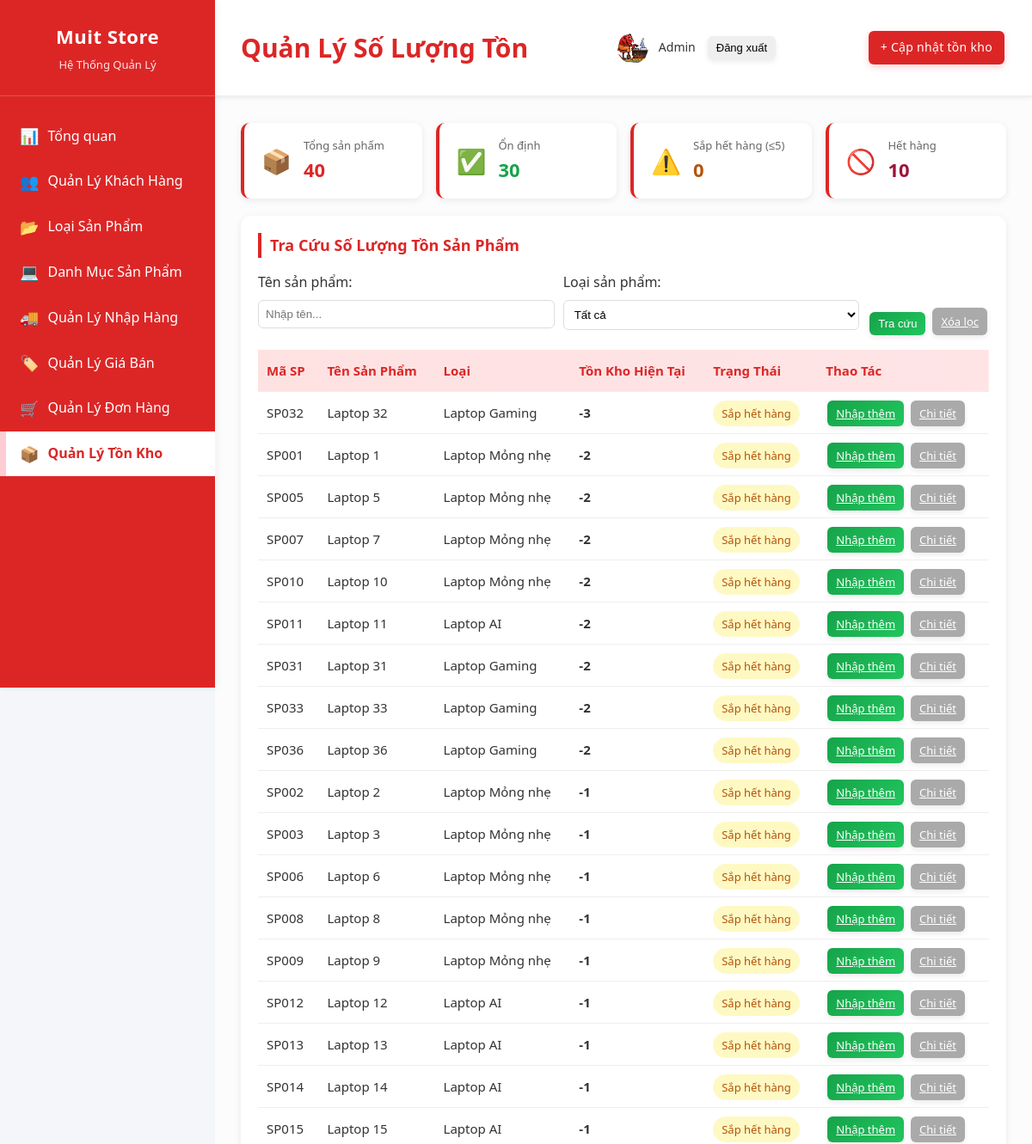
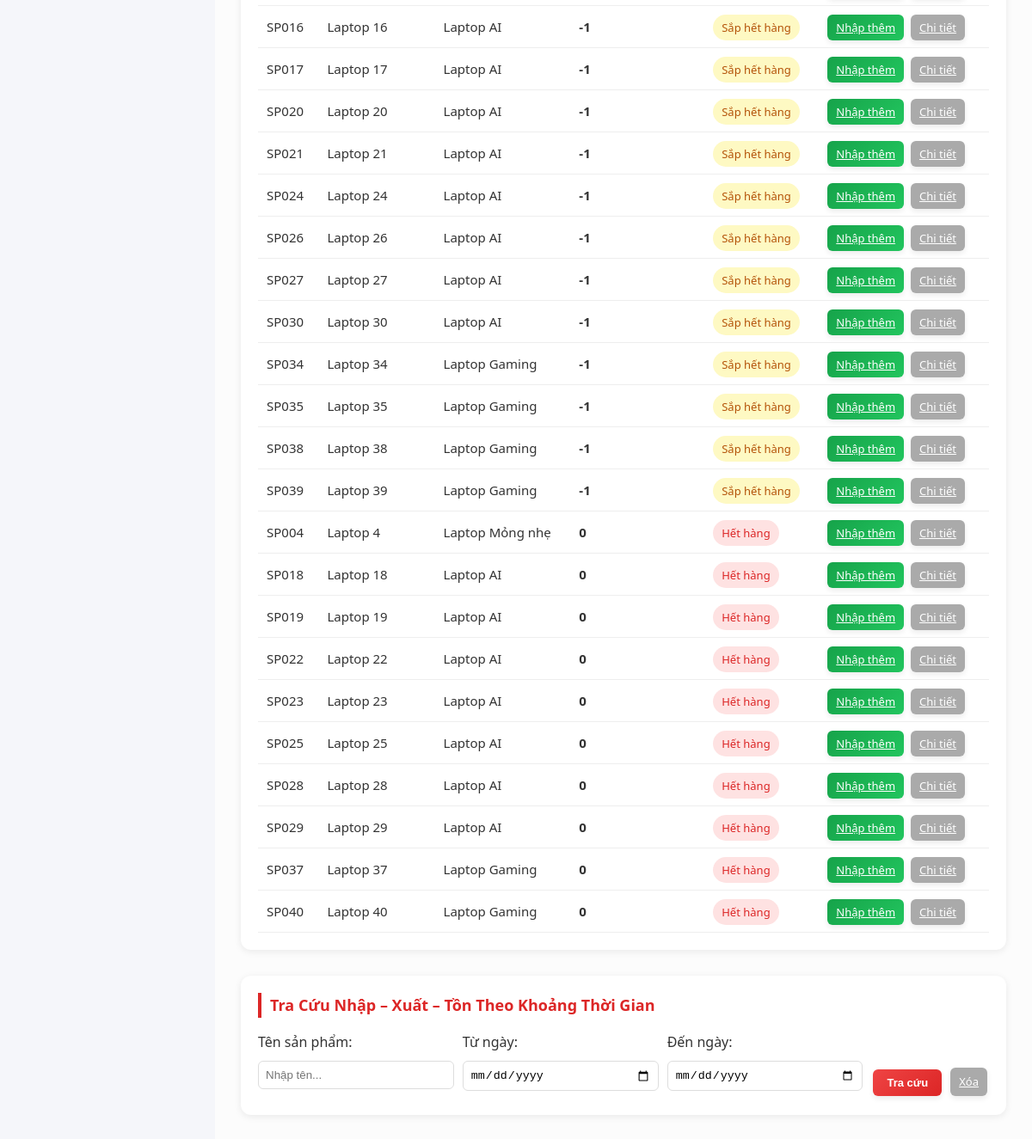
The page /adminweb/webbb/html/inventory.php (signed in) on the database its author committed (2 pictures, top to bottom).
### tables this page shows
CREATE TABLE `products` (
  `id` int(11) NOT NULL,
  `name` varchar(255) DEFAULT NULL,
  `price` int(11) DEFAULT NULL,
  `image` varchar(255) DEFAULT NULL,
  `category_id` int(11) NOT NULL,
  `cpu` varchar(255) NOT NULL,
  `ram` varchar(255) NOT NULL,
  `storage` varchar(255) NOT NULL,
  `gpu` varchar(255) NOT NULL,
  `screen` varchar(255) NOT NULL,
  `battery` varchar(255) NOT NULL,
  `weight` varchar(255) NOT NULL,
  `os` varchar(255) NOT NULL,
  `description` text DEFAULT NULL,
  `unit` varchar(50) DEFAULT NULL,
  `quantity` int(11) DEFAULT 0,
  `cost_price` int(11) DEFAULT 0,
  `profit_rate` int(11) DEFAULT 0,
  `status` tinyint(4) DEFAULT 1
);

CREATE TABLE `categories` (
  `id` int(11) NOT NULL,
  `code` varchar(10) NOT NULL,
  `name` varchar(255) NOT NULL,
  `status` tinyint(1) DEFAULT 1
);

### adminweb/webbb/html/inventory.php (the view, shortened to what this page needs)
<?php
require_once(__DIR__ . '/../../../config.php');
$search_name     = trim($_GET['search_name'] ?? '');
$range_name  = trim($_GET['range_name'] ?? '');
$range_from  = $_GET['range_from'] ?? '';
$range_to    = $_GET['range_to'] ?? '';
$sql = "
    SELECT p.id, p.name, c.name AS category_name, p.quantity
    FROM products p
    LEFT JOIN categories c ON p.category_id = c.id
    WHERE 1=1
";
$sql .= " ORDER BY p.quantity ASC";
$stmt = $conn->prepare($sql);
$stmt->execute();
$products = $stmt->get_result()->fetch_all(MYSQLI_ASSOC);
?>
<!doctype html>
<html lang="vi">
<head>
    <link rel="stylesheet" href="../css/style.css" />
</head>
<body>
<div class="sidebar">
    <div class="logo">
        <h2>Muit Store</h2>
        <p>Hệ Thống Quản Lý</p>
    </div>
    <nav class="menu">
        <a href="index.php"      class="menu-item"><span>📊</span> Tổng quan</a>
        <a href="customers.php"  class="menu-item"><span>👥</span> Quản Lý Khách Hàng</a>
        <a href="categories.php" class="menu-item"><span>📂</span> Loại Sản Phẩm</a>
        <a href="products.php"   class="menu-item"><span>💻</span> Danh Mục Sản Phẩm</a>
        <a href="import.php"     class="menu-item"><span>🚚</span> Quản Lý Nhập Hàng</a>
        <a href="price.php"      class="menu-item"><span>🏷️</span> Quản Lý Giá Bán</a>
        <a href="orders.php"     class="menu-item"><span>🛒</span> Quản Lý Đơn Hàng</a>
        <a href="inventory.php"  class="menu-item active"><span>📦</span> Quản Lý Tồn Kho</a>
    </nav>
</div>
<div class="main-content">
    <div class="top-bar">
        <h1>Quản Lý Số Lượng Tồn</h1>
        <div class="info">
            <img src="../img/logo.png" alt="Admin" />
            <span><?= htmlspecialchars($_SESSION['adminUser']['name'] ?? 'Admin') ?></span>
            <form method="POST" style="display:inline">
                <button type="button" onclick="doLogout()">Đăng xuất</button>
            </form>
        </div>
        <a href="#popup-capnhat" class="head">+ Cập nhật tồn kho</a>
    </div>
    <div class="container">
        <?php
        $total_products = count($products);
        $out_of_stock   = count(array_filter($products, fn($p) => $p['quantity'] == 0));
        $low_stock      = count(array_filter($products, fn($p) => $p['quantity'] > 0 && $p['quantity'] <= 5));
        $stable         = $total_products - $out_of_stock - $low_stock;
        ?>
        <div class="inv-summary-bar">
            <div class="inv-summary-card">
                <span class="ico">📦</span>
                <div>
                    <div class="lbl">Tổng sản phẩm</div>
                    <div class="val"><?= $total_products ?></div>
                </div>
            </div>
            <div class="inv-summary-card">
                <span class="ico">✅</span>
                <div>
                    <div class="lbl">Ổn định</div>
                    <div class="val" style="color:#16a34a"><?= $stable ?></div>
                </div>
            </div>
            <div class="inv-summary-card">
                <span class="ico">⚠️</span>
                <div>
                    <div class="lbl">Sắp hết hàng (≤5)</div>
                    <div class="val" style="color:#b45309"><?= $low_stock ?></div>
                </div>
            </div>
            <div class="inv-summary-card">
                <span class="ico">🚫</span>
                <div>
                    <div class="lbl">Hết hàng</div>
                    <div class="val" style="color:#9f1239"><?= $out_of_stock ?></div>
                </div>
            </div>
        </div>
        <div class="card">
            <h3>Tra Cứu Số Lượng Tồn Sản Phẩm</h3>
            <form method="GET" style="display:flex; gap:10px; margin-bottom:15px; flex-wrap:wrap;">
                <div style="flex:1; min-width:180px">
                    <label>Tên sản phẩm:</label>
                    <input type="text" name="search_name" class="input-field"
                           placeholder="Nhập tên..."
                           value="<?= htmlspecialchars($search_name) ?>" />
                </div>
                <div style="flex:1; min-width:180px">
                    <label>Loại sản phẩm:</label>
                    <select name="search_category" class="input-field">
                        <option value="0">Tất cả</option>
                    </select>
                </div>
                <div style="display:flex; align-items:end">
                    <button type="submit" class="btn-edit">Tra cứu</button>
                    <a href="inventory.php" class="disable" style="margin-left:6px">Xóa lọc</a>
                </div>
            </form>
            <table>
                <thead>
                    <tr>
                        <th>Mã SP</th>
                        <th>Tên Sản Phẩm</th>
                        <th>Loại</th>
                        <th>Tồn Kho Hiện Tại</th>
                        <th>Trạng Thái</th>
                        <th>Thao Tác</th>
                    </tr>
                </thead>
                <tbody>
                <?php foreach ($products as $p):
                    $qty = intval($p['quantity']);
                    if ($qty == 0) {
                        $badge = 'status status-new'; $label = 'Hết hàng';
                    } elseif ($qty <= 5) {
                        $badge = 'status status-processing'; $label = 'Sắp hết hàng';
                    } else {
                        $badge = 'status status-completed'; $label = 'Ổn định';
                    }
                ?>
                    <tr>
                        <td>SP<?= str_pad($p['id'], 3, '0', STR_PAD_LEFT) ?></td>
                        <td><?= htmlspecialchars($p['name']) ?></td>
                        <td><?= htmlspecialchars($p['category_name'] ?? '—') ?></td>
                        <td><strong><?= $qty ?></strong></td>
                        <td><span class="<?= $badge ?>"><?= $label ?></span></td>
                        <td>
                            <a href="#popup-nhap"
                               onclick="setNhap(<?= $p['id'] ?>, '<?= htmlspecialchars($p['name'], ENT_QUOTES) ?>')"
                               class="btn-edit">Nhập thêm</a>
                            <a href="#popup-chitiet"
                               onclick="setDetail(<?= htmlspecialchars(json_encode($p), ENT_QUOTES) ?>)"
                               class="disable">Chi tiết</a>
                        </td>
                    </tr>
                <?php endforeach; ?>
                </tbody>
            </table>
        </div>
        <div class="card" style="margin-top:30px">
            <h3>Tra Cứu Nhập – Xuất – Tồn Theo Khoảng Thời Gian</h3>
            <form method="GET" style="display:flex; gap:10px; flex-wrap:wrap; margin-top:15px">
                <div style="flex:1; min-width:200px">
                    <label>Tên sản phẩm:</label>
                    <input type="text" name="range_name" class="input-field"
                           placeholder="Nhập tên..."
                           value="<?= htmlspecialchars($range_name) ?>" />
                </div>
                <div style="flex:1; min-width:150px">
                    <label>Từ ngày:</label>
                    <input type="date" name="range_from" class="input-field"
                           value="<?= htmlspecialchars($range_from) ?>" />
                </div>
                <div style="flex:1; min-width:150px">
                    <label>Đến ngày:</label>
                    <input type="date" name="range_to" class="input-field"
                           value="<?= htmlspecialchars($range_to) ?>" />
                </div>
                <div style="display:flex; align-items:end; gap:6px">
                    <button type="submit" class="btn-save" style="width:auto; padding:8px 16px">Tra cứu</button>
                    <a href="inventory.php" class="disable">Xóa</a>
                </div>
            </form>
        </div>
    </div>
</div>
</body>
</html>

### adminweb/webbb/css/style.css (style rules this page uses)
* { margin: 0; padding: 0; box-sizing: border-box; }
html { scroll-behavior: smooth; }
body { font-family: "Segoe UI", Tahoma, Geneva, Verdana, sans-serif; background: #f5f6fa; color: #333; line-height: 1.6; transition: background 0.3s, color 0.3s; }
.sidebar { position: fixed; left: 0; top: 0; width: 250px; height: 100vh; background: #dc2626; overflow-y: auto; z-index: 100; box-shadow: 2px 0 10px rgba(0, 0, 0, 0.05); }
.logo { padding: 25px 20px; background: #dc2626; border-bottom: 1px solid rgba(255, 255, 255, 0.2); text-align: center; }
.logo h2 { color: #fff; font-size: 22px; margin-bottom: 5px; letter-spacing: 0.5px; }
.logo p { color: #ffe4e6; font-size: 13px; }
.menu { padding: 20px 0; }
.menu-item { display: flex; align-items: center; padding: 12px 20px; color: #fff; text-decoration: none; transition: all 0.25s ease; border-left: 3px solid transparent; }
.menu-item span { margin-right: 10px; font-size: 18px; }
.menu-item.active { background: #fff; color: #dc2626; border-left-color: #fecdd3; font-weight: bold; box-shadow: inset 4px 0 0 #fecdd3; }
.main-content { margin-left: 250px; min-height: 100vh; background: #fcfcfc; opacity: 0; transform: translateY(10px); animation: mainContentFadeIn 0.5s ease-out forwards; transition: background 0.3s; }
.top-bar { height: 113px; background: #fff; padding: 20px 30px; border-bottom: 2px solid #f0f0f0; display: flex; justify-content: space-between; align-items: center; box-shadow: 0 2px 5px rgba(0, 0, 0, 0.05); }
.top-bar h1 { font-size: 30px; color: #dc2626; font-weight: bold; }
.info { display: flex; align-items: center; gap: 12px; font-size: 14px; }
.info img { width: 36px; height: 36px; border-radius: 50%; object-fit: cover; }
.container { padding: 30px; }
.card { background: #fff; border-radius: 12px; padding: 20px; box-shadow: 0 2px 8px rgba(0, 0, 0, 0.08); transition: all 0.3s ease; }
.card h3 { margin-bottom: 16px; color: #dc2626; border-left: 4px solid #dc2626; padding-left: 10px; font-size: 18px; }
table { width: 100%; border-collapse: collapse; font-size: 15px; margin-top: 10px; }
thead { background: linear-gradient(to right, #fee2e2, #ffe4e6); color: #dc2626; text-align: left; }
th, td { padding: 12px 10px; border-bottom: 1px solid #eee; }
.status { padding: 6px 10px; border-radius: 20px; font-weight: 500; font-size: 13px; }
.status-new { background: #fee2e2; color: #dc2626; }
.status-processing { background: #fef9c3; color: #b45309; }
button, .btn-save, .btn-edit, .complete, .disable, .btn-search, .btn-reset, .sua, .xoa, .lock, .unlock, .head, .luu { padding: 6px 10px; border: none; border-radius: 6px; cursor: pointer; font-weight: 500; transition: all 0.25s ease; margin: 2px; font-size: 13px; box-shadow: 0 3px 6px rgba(0, 0, 0, 0.08); }
.btn-save, .luu { background: linear-gradient(135deg, #ef4444, #dc2626); color: #fff; width: 100%; padding: 10px; font-weight: 600; }
.btn-edit, .sua { background: linear-gradient(135deg, #16a34a, #22c55e); color: #fff; }
.disable { background: #aaa; color: #fff; cursor: not-allowed; }
.head { background: #dc2626; color: #fff; padding: 8px 14px; font-size: 14px; letter-spacing: 0.3px; box-shadow: 0 3px 8px rgba(220, 38, 38, 0.2); text-decoration: none; }
.input-field { width: 100%; padding: 8px; margin: 8px 0; background: #fff; border: 1px solid #ddd; border-radius: 6px; transition: all 0.3s ease; }
select.input-field { padding: 8px; }
.inv-summary-bar { display: flex; gap: 16px; margin-bottom: 20px; flex-wrap: wrap; }
.inv-summary-card { flex: 1; min-width: 160px; background: #fff; border-radius: 10px; padding: 16px 20px; box-shadow: 0 2px 8px rgba(0, 0, 0, 0.08); border-left: 4px solid #dc2626; display: flex; align-items: center; gap: 14px; transition: all 0.3s ease; }
.inv-summary-card .ico { font-size: 28px; }
.inv-summary-card .lbl { font-size: 13px; color: #666; }
.inv-summary-card .val { font-size: 22px; font-weight: 700; color: #dc2626; }

### adminweb/webbb/html/inventory.php (style rules this page uses)
.inv-summary-bar { display: flex; gap: 16px; margin-bottom: 20px; flex-wrap: wrap; }
.inv-summary-card { flex: 1; min-width: 160px; background: #fff; border-radius: 10px; padding: 16px 20px; box-shadow: 0 2px 8px rgba(0,0,0,0.08); border-left: 4px solid #dc2626; display: flex; align-items: center; gap: 14px; }
.inv-summary-card .ico { font-size: 28px; }
.inv-summary-card .lbl { font-size: 13px; color: #666; }
.inv-summary-card .val { font-size: 22px; font-weight: 700; color: #dc2626; }

### rows shown on the page
products: id "032", name "Laptop 32", category.name "Laptop Gaming", quantity "-3", quantity "Sắp hết hàng"
products: id "001", name "Laptop 1", category.name "Laptop Mỏng nhẹ", quantity "-2", quantity "Sắp hết hàng"
products: id "005", name "Laptop 5", category.name "Laptop Mỏng nhẹ", quantity "-2", quantity "Sắp hết hàng"
products: id "007", name "Laptop 7", category.name "Laptop Mỏng nhẹ", quantity "-2", quantity "Sắp hết hàng"
products: id "010", name "Laptop 10", category.name "Laptop Mỏng nhẹ", quantity "-2", quantity "Sắp hết hàng"
products: id "011", name "Laptop 11", category.name "Laptop AI", quantity "-2", quantity "Sắp hết hàng"
products: id "031", name "Laptop 31", category.name "Laptop Gaming", quantity "-2", quantity "Sắp hết hàng"
products: id "033", name "Laptop 33", category.name "Laptop Gaming", quantity "-2", quantity "Sắp hết hàng"
products: id "036", name "Laptop 36", category.name "Laptop Gaming", quantity "-2", quantity "Sắp hết hàng"
products: id "002", name "Laptop 2", category.name "Laptop Mỏng nhẹ", quantity "-1", quantity "Sắp hết hàng"
products: id "003", name "Laptop 3", category.name "Laptop Mỏng nhẹ", quantity "-1", quantity "Sắp hết hàng"
products: id "006", name "Laptop 6", category.name "Laptop Mỏng nhẹ", quantity "-1", quantity "Sắp hết hàng"
products: id "008", name "Laptop 8", category.name "Laptop Mỏng nhẹ", quantity "-1", quantity "Sắp hết hàng"
products: id "009", name "Laptop 9", category.name "Laptop Mỏng nhẹ", quantity "-1", quantity "Sắp hết hàng"
products: id "012", name "Laptop 12", category.name "Laptop AI", quantity "-1", quantity "Sắp hết hàng"
products: id "013", name "Laptop 13", category.name "Laptop AI", quantity "-1", quantity "Sắp hết hàng"
products: id "014", name "Laptop 14", category.name "Laptop AI", quantity "-1", quantity "Sắp hết hàng"
products: id "015", name "Laptop 15", category.name "Laptop AI", quantity "-1", quantity "Sắp hết hàng"
products: id "016", name "Laptop 16", category.name "Laptop AI", quantity "-1", quantity "Sắp hết hàng"
products: id "017", name "Laptop 17", category.name "Laptop AI", quantity "-1", quantity "Sắp hết hàng"
products: id "020", name "Laptop 20", category.name "Laptop AI", quantity "-1", quantity "Sắp hết hàng"
products: id "021", name "Laptop 21", category.name "Laptop AI", quantity "-1", quantity "Sắp hết hàng"
products: id "024", name "Laptop 24", category.name "Laptop AI", quantity "-1", quantity "Sắp hết hàng"
products: id "026", name "Laptop 26", category.name "Laptop AI", quantity "-1", quantity "Sắp hết hàng"
products: id "027", name "Laptop 27", category.name "Laptop AI", quantity "-1", quantity "Sắp hết hàng"
products: id "030", name "Laptop 30", category.name "Laptop AI", quantity "-1", quantity "Sắp hết hàng"
products: id "034", name "Laptop 34", category.name "Laptop Gaming", quantity "-1", quantity "Sắp hết hàng"
products: id "035", name "Laptop 35", category.name "Laptop Gaming", quantity "-1", quantity "Sắp hết hàng"
products: id "038", name "Laptop 38", category.name "Laptop Gaming", quantity "-1", quantity "Sắp hết hàng"
products: id "039", name "Laptop 39", category.name "Laptop Gaming", quantity "-1", quantity "Sắp hết hàng"
products: id "004", name "Laptop 4", category.name "Laptop Mỏng nhẹ", quantity "0", quantity "Hết hàng"
products: id "018", name "Laptop 18", category.name "Laptop AI", quantity "0", quantity "Hết hàng"
products: id "019", name "Laptop 19", category.name "Laptop AI", quantity "0", quantity "Hết hàng"
products: id "022", name "Laptop 22", category.name "Laptop AI", quantity "0", quantity "Hết hàng"
products: id "023", name "Laptop 23", category.name "Laptop AI", quantity "0", quantity "Hết hàng"
products: id "025", name "Laptop 25", category.name "Laptop AI", quantity "0", quantity "Hết hàng"
products: id "028", name "Laptop 28", category.name "Laptop AI", quantity "0", quantity "Hết hàng"
products: id "029", name "Laptop 29", category.name "Laptop AI", quantity "0", quantity "Hết hàng"
products: id "037", name "Laptop 37", category.name "Laptop Gaming", quantity "0", quantity "Hết hàng"
products: id "040", name "Laptop 40", category.name "Laptop Gaming", quantity "0", quantity "Hết hàng"

### other values the page prints
$_SESSION['adminUser']['name'] "Admin"
$total_products "40"
$stable "30"
$low_stock "0"
$out_of_stock "10"
